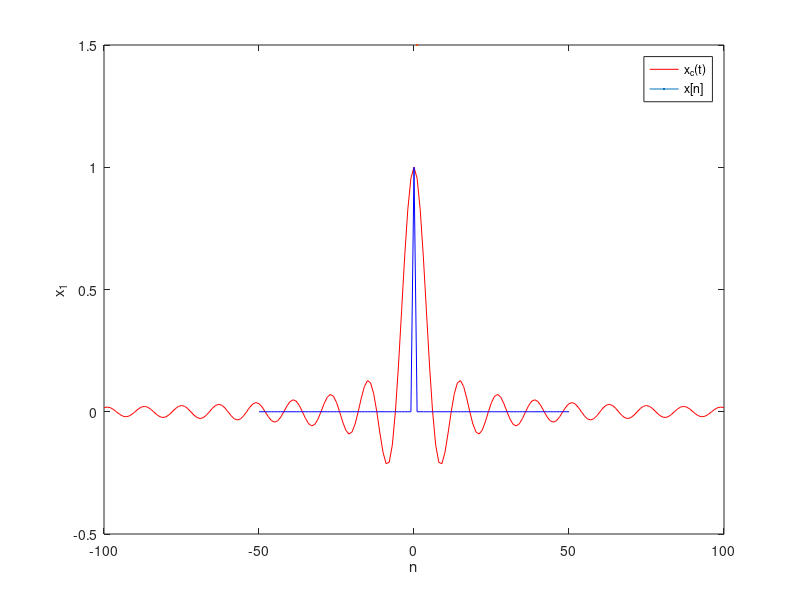

Source code (MATLAB):
t = -100:1:100;
x1c = sinc(t./6);
plot(t,x1c,'r',LineWidth=1.5);
hold on
n = -50:1:50;
T1=6;
X1= sinc((n.*T1)./6);
plot(n,X1,'b',LineWidth=1.5);
%ylim([-0.01,0.01]);
hold off
legend('x_{c}(t)', 'x[n]');
xlabel('n');
ylabel('x_{1}');
